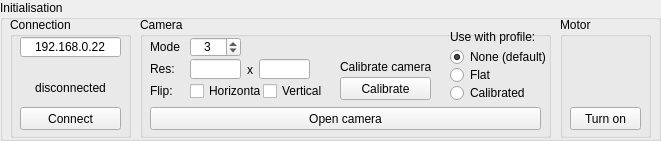
      <widget class="QGroupBox" name="initGroupBox">
       <property name="geometry">
        <rect>
         <x>10</x>
         <y>10</y>
         <width>661</width>
         <height>141</height>
        </rect>
       </property>
       <property name="styleSheet">
        <string notr="true">QGroupBox#initGroupBox { 
     border: 1px solid black; 
 } </string>
       </property>
       <property name="title">
        <string>Initialisation</string>
       </property>
       <property name="checkable">
        <bool>false</bool>
       </property>
       <widget class="QGroupBox" name="cameraGroupBox">
        <property name="geometry">
         <rect>
          <x>140</x>
          <y>17</y>
          <width>411</width>
          <height>121</height>
         </rect>
        </property>
        <property name="title">
         <string>Camera</string>
        </property>
        <widget class="QLabel" name="label_16">
         <property name="geometry">
          <rect>
           <x>10</x>
           <y>20</y>
           <width>40</width>
           <height>20</height>
          </rect>
         </property>
         <property name="text">
          <string>Mode</string>
         </property>
        </widget>
        <widget class="QSpinBox" name="modeBox">
         <property name="geometry">
          <rect>
           <x>50</x>
           <y>20</y>
           <width>51</width>
           <height>20</height>
          </rect>
         </property>
         <property name="alignment">
          <set>Qt::AlignCenter</set>
         </property>
         <property name="minimum">
          <number>0</number>
         </property>
         <property name="maximum">
          <number>7</number>
         </property>
         <property name="value">
          <number>3</number>
         </property>
        </widget>
        <widget class="QLabel" name="cameraVersionLabel">
         <property name="geometry">
          <rect>
           <x>110</x>
           <y>20</y>
           <width>181</width>
           <height>21</height>
          </rect>
         </property>
         <property name="frameShape">
          <enum>QFrame::NoFrame</enum>
         </property>
         <property name="text">
          <string/>
         </property>
        </widget>
        <widget class="QLineEdit" name="hresLineEdit">
         <property name="geometry">
          <rect>
           <x>50</x>
           <y>42</y>
           <width>51</width>
           <height>20</height>
          </rect>
         </property>
         <property name="autoFillBackground">
          <bool>false</bool>
         </property>
        </widget>
        <widget class="QLineEdit" name="vresLineEdit">
         <property name="geometry">
          <rect>
           <x>119</x>
           <y>42</y>
           <width>51</width>
           <height>20</height>
          </rect>
         </property>
        </widget>
        <widget class="QCheckBox" name="vflipCheckBox">
         <property name="geometry">
          <rect>
           <x>123</x>
           <y>64</y>
           <width>61</width>
           <height>20</height>
          </rect>
         </property>
         <property name="text">
          <string>Vertical</string>
         </property>
        </widget>
        <widget class="QCheckBox" name="hflipCheckBox">
         <property name="geometry">
          <rect>
           <x>50</x>
           <y>64</y>
           <width>71</width>
           <height>20</height>
          </rect>
         </property>
         <property name="text">
          <string>Horizontal</string>
         </property>
        </widget>
        <widget class="QPushButton" name="calibrateButton">
         <property name="geometry">
          <rect>
           <x>200</x>
           <y>60</y>
           <width>91</width>
           <height>23</height>
          </rect>
         </property>
         <property name="text">
          <string>Calibrate</string>
         </property>
        </widget>
        <widget class="QPushButton" name="openCameraButton">
         <property name="geometry">
          <rect>
           <x>10</x>
           <y>90</y>
           <width>391</width>
           <height>23</height>
          </rect>
         </property>
         <property name="text">
          <string>Open camera</string>
         </property>
        </widget>
        <widget class="QLabel" name="label_41">
         <property name="geometry">
          <rect>
           <x>10</x>
           <y>64</y>
           <width>40</width>
           <height>20</height>
          </rect>
         </property>
         <property name="text">
          <string>Flip:</string>
         </property>
        </widget>
        <widget class="QLabel" name="label_42">
         <property name="geometry">
          <rect>
           <x>10</x>
           <y>42</y>
           <width>40</width>
           <height>20</height>
          </rect>
         </property>
         <property name="text">
          <string>Res:</string>
         </property>
        </widget>
        <widget class="QLabel" name="label_44">
         <property name="geometry">
          <rect>
           <x>107</x>
           <y>42</y>
           <width>16</width>
           <height>21</height>
          </rect>
         </property>
         <property name="text">
          <string>x</string>
         </property>
        </widget>
        <widget class="QRadioButton" name="calibrateTableButton">
         <property name="geometry">
          <rect>
           <x>310</x>
           <y>66</y>
           <width>100</width>
           <height>20</height>
          </rect>
         </property>
         <property name="text">
          <string>Calibrated</string>
         </property>
        </widget>
        <widget class="QRadioButton" name="calibrateFlatButton">
         <property name="geometry">
          <rect>
           <x>310</x>
           <y>48</y>
           <width>100</width>
           <height>20</height>
          </rect>
         </property>
         <property name="text">
          <string>Flat</string>
         </property>
        </widget>
        <widget class="QRadioButton" name="calibrateNoneButton">
         <property name="geometry">
          <rect>
           <x>310</x>
           <y>30</y>
           <width>100</width>
           <height>20</height>
          </rect>
         </property>
         <property name="text">
          <string>None (default)</string>
         </property>
         <property name="checked">
          <bool>true</bool>
         </property>
        </widget>
        <widget class="QLabel" name="label_48">
         <property name="geometry">
          <rect>
           <x>310</x>
           <y>10</y>
           <width>91</width>
           <height>20</height>
          </rect>
         </property>
         <property name="text">
          <string>Use with profile:</string>
         </property>
        </widget>
        <widget class="QLabel" name="label_49">
         <property name="geometry">
          <rect>
           <x>200</x>
           <y>40</y>
           <width>91</width>
           <height>20</height>
          </rect>
         </property>
         <property name="text">
          <string>Calibrate camera:</string>
         </property>
        </widget>
       </widget>
       <widget class="QGroupBox" name="groupBox">
        <property name="geometry">
         <rect>
          <x>10</x>
          <y>17</y>
          <width>121</width>
          <height>121</height>
         </rect>
        </property>
        <property name="title">
         <string>Connection</string>
        </property>
        <widget class="QPushButton" name="connectButton">
         <property name="geometry">
          <rect>
           <x>10</x>
           <y>90</y>
           <width>101</width>
           <height>23</height>
          </rect>
         </property>
         <property name="autoFillBackground">
          <bool>false</bool>
         </property>
         <property name="text">
          <string>Connect</string>
         </property>
        </widget>
        <widget class="QLineEdit" name="ipLineEdit">
         <property name="geometry">
          <rect>
           <x>10</x>
           <y>20</y>
           <width>101</width>
           <height>20</height>
          </rect>
         </property>
         <property name="text">
          <string>192.168.0.22</string>
         </property>
         <property name="alignment">
          <set>Qt::AlignCenter</set>
         </property>
        </widget>
        <widget class="QLabel" name="connectStatus">
         <property name="geometry">
          <rect>
           <x>10</x>
           <y>60</y>
           <width>101</width>
           <height>21</height>
          </rect>
         </property>
         <property name="layoutDirection">
          <enum>Qt::LeftToRight</enum>
         </property>
         <property name="frameShape">
          <enum>QFrame::NoFrame</enum>
         </property>
         <property name="text">
          <string>disconnected</string>
         </property>
         <property name="alignment">
          <set>Qt::AlignCenter</set>
         </property>
        </widget>
       </widget>
       <widget class="QGroupBox" name="motorOnGroupBox">
        <property name="geometry">
         <rect>
          <x>560</x>
          <y>17</y>
          <width>91</width>
          <height>121</height>
         </rect>
        </property>
        <property name="styleSheet">
         <string notr="true"/>
        </property>
        <property name="title">
         <string>Motor</string>
        </property>
        <property name="flat">
         <bool>false</bool>
        </property>
        <widget class="QPushButton" name="motorOnButton">
         <property name="geometry">
          <rect>
           <x>10</x>
           <y>90</y>
           <width>71</width>
           <height>23</height>
          </rect>
         </property>
         <property name="text">
          <string>Turn on</string>
         </property>
        </widget>
       </widget>
       <widget class="QLabel" name="applicationVersionInfo">
        <property name="geometry">
         <rect>
          <x>520</x>
          <y>0</y>
          <width>131</width>
          <height>20</height>
         </rect>
        </property>
        <property name="text">
         <string/>
        </property>
        <property name="alignment">
         <set>Qt::AlignRight|Qt::AlignTrailing|Qt::AlignVCenter</set>
        </property>
       </widget>
      </widget>
